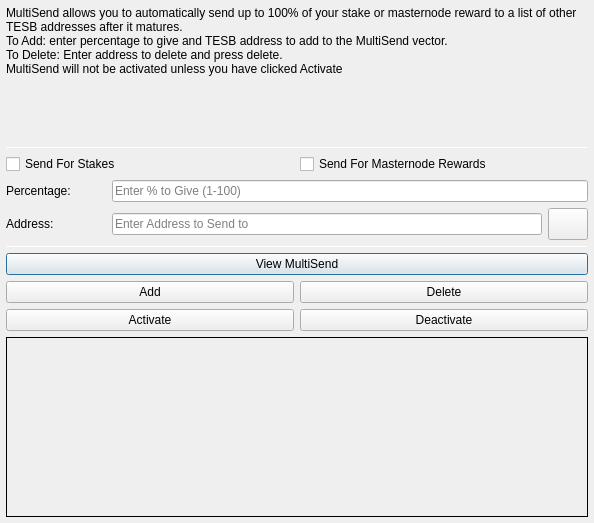
<?xml version="1.0" encoding="UTF-8"?>
<ui version="4.0">
 <class>MultiSendDialog</class>
 <widget class="QDialog" name="MultiSendDialog">
  <property name="windowModality">
   <enum>Qt::NonModal</enum>
  </property>
  <property name="geometry">
   <rect>
    <x>0</x>
    <y>0</y>
    <width>594</width>
    <height>523</height>
   </rect>
  </property>
  <property name="windowTitle">
   <string>MultiSend</string>
  </property>
  <layout class="QVBoxLayout" name="verticalLayout" stretch="0">
   <property name="leftMargin">
    <number>6</number>
   </property>
   <property name="topMargin">
    <number>6</number>
   </property>
   <property name="rightMargin">
    <number>6</number>
   </property>
   <property name="bottomMargin">
    <number>6</number>
   </property>
   <item>
    <layout class="QVBoxLayout" name="verticalLayout_Main" stretch="1,1,1,1,1,1">
     <item>
      <widget class="QLabel" name="label_2">
       <property name="lineWidth">
        <number>1</number>
       </property>
       <property name="text">
        <string>MultiSend allows you to automatically send up to 100% of your stake or masternode reward to a list of other TESB addresses after it matures.
To Add: enter percentage to give and TESB address to add to the MultiSend vector.
To Delete: Enter address to delete and press delete.
MultiSend will not be activated unless you have clicked Activate</string>
       </property>
       <property name="alignment">
        <set>Qt::AlignLeading|Qt::AlignLeft|Qt::AlignTop</set>
       </property>
       <property name="wordWrap">
        <bool>true</bool>
       </property>
      </widget>
     </item>
     <item>
      <widget class="Line" name="line">
       <property name="minimumSize">
        <size>
         <width>0</width>
         <height>1</height>
        </size>
       </property>
       <property name="maximumSize">
        <size>
         <width>16777215</width>
         <height>1</height>
        </size>
       </property>
       <property name="orientation">
        <enum>Qt::Horizontal</enum>
       </property>
      </widget>
     </item>
     <item>
      <layout class="QVBoxLayout" name="verticalLayout_Settings">
       <item>
        <layout class="QHBoxLayout" name="horizontalLayout">
         <item>
          <widget class="QCheckBox" name="multiSendStakeCheckBox">
           <property name="text">
            <string>Send For Stakes</string>
           </property>
          </widget>
         </item>
         <item>
          <widget class="QCheckBox" name="multiSendMasternodeCheckBox">
           <property name="text">
            <string>Send For Masternode Rewards</string>
           </property>
          </widget>
         </item>
        </layout>
       </item>
       <item>
        <layout class="QHBoxLayout" name="horizontalLayout_6">
         <item>
          <widget class="QLabel" name="label">
           <property name="minimumSize">
            <size>
             <width>100</width>
             <height>0</height>
            </size>
           </property>
           <property name="toolTip">
            <string>Percentage of stake to send</string>
           </property>
           <property name="text">
            <string>Percentage:</string>
           </property>
          </widget>
         </item>
         <item>
          <widget class="QLineEdit" name="multiSendPercentEdit">
           <property name="toolTip">
            <string>Enter whole numbers 1 - 100</string>
           </property>
           <property name="placeholderText">
            <string>Enter % to Give (1-100)</string>
           </property>
          </widget>
         </item>
        </layout>
       </item>
       <item>
        <layout class="QHBoxLayout" name="horizontalLayout_7">
         <item>
          <widget class="QLabel" name="label_5">
           <property name="minimumSize">
            <size>
             <width>100</width>
             <height>0</height>
            </size>
           </property>
           <property name="toolTip">
            <string>Address to send portion of stake to</string>
           </property>
           <property name="text">
            <string>Address:</string>
           </property>
          </widget>
         </item>
         <item>
          <widget class="QLineEdit" name="multiSendAddressEdit">
           <property name="toolTip">
            <string/>
           </property>
           <property name="placeholderText">
            <string>Enter Address to Send to</string>
           </property>
          </widget>
         </item>
         <item>
          <widget class="QPushButton" name="addressBookButton">
           <property name="maximumSize">
            <size>
             <width>16777215</width>
             <height>32</height>
            </size>
           </property>
           <property name="toolTip">
            <string>Choose an address from the address book</string>
           </property>
           <property name="text">
            <string/>
           </property>
           <property name="icon">
            <iconset resource="../teshub.qrc">
             <normaloff>:/icons/address-book</normaloff>:/icons/address-book</iconset>
           </property>
           <property name="shortcut">
            <string>Alt+A</string>
           </property>
           <property name="autoDefault">
            <bool>false</bool>
           </property>
          </widget>
         </item>
        </layout>
       </item>
      </layout>
     </item>
     <item>
      <widget class="Line" name="line_2">
       <property name="minimumSize">
        <size>
         <width>0</width>
         <height>1</height>
        </size>
       </property>
       <property name="maximumSize">
        <size>
         <width>16777215</width>
         <height>1</height>
        </size>
       </property>
       <property name="orientation">
        <enum>Qt::Horizontal</enum>
       </property>
      </widget>
     </item>
     <item>
      <layout class="QVBoxLayout" name="verticalLayout_Buttons">
       <item>
        <layout class="QHBoxLayout" name="horizontalLayout_4">
         <item>
          <widget class="QPushButton" name="viewButton">
           <property name="toolTip">
            <string/>
           </property>
           <property name="statusTip">
            <string>View MultiSend Vector</string>
           </property>
           <property name="text">
            <string>View MultiSend</string>
           </property>
          </widget>
         </item>
        </layout>
       </item>
       <item>
        <layout class="QHBoxLayout" name="horizontalLayout_2">
         <item>
          <widget class="QPushButton" name="addButton">
           <property name="toolTip">
            <string/>
           </property>
           <property name="statusTip">
            <string>Add to MultiSend Vector</string>
           </property>
           <property name="text">
            <string>Add</string>
           </property>
          </widget>
         </item>
         <item>
          <widget class="QPushButton" name="deleteButton">
           <property name="toolTip">
            <string/>
           </property>
           <property name="statusTip">
            <string>Delete Address From MultiSend Vector</string>
           </property>
           <property name="text">
            <string>Delete</string>
           </property>
          </widget>
         </item>
        </layout>
       </item>
       <item>
        <layout class="QHBoxLayout" name="horizontalLayout_5">
         <item>
          <widget class="QPushButton" name="activateButton">
           <property name="statusTip">
            <string>Activate MultiSend</string>
           </property>
           <property name="text">
            <string>Activate</string>
           </property>
          </widget>
         </item>
         <item>
          <widget class="QPushButton" name="disableButton">
           <property name="statusTip">
            <string>Deactivate MultiSend</string>
           </property>
           <property name="text">
            <string>Deactivate</string>
           </property>
          </widget>
         </item>
        </layout>
       </item>
      </layout>
     </item>
     <item>
      <widget class="QLabel" name="message">
       <property name="minimumSize">
        <size>
         <width>0</width>
         <height>180</height>
        </size>
       </property>
       <property name="frameShape">
        <enum>QFrame::Panel</enum>
       </property>
       <property name="frameShadow">
        <enum>QFrame::Plain</enum>
       </property>
       <property name="lineWidth">
        <number>1</number>
       </property>
       <property name="midLineWidth">
        <number>1</number>
       </property>
       <property name="text">
        <string/>
       </property>
       <property name="alignment">
        <set>Qt::AlignLeading|Qt::AlignLeft|Qt::AlignTop</set>
       </property>
       <property name="wordWrap">
        <bool>true</bool>
       </property>
      </widget>
     </item>
    </layout>
   </item>
  </layout>
 </widget>
 <resources>
  <include location="../teshub.qrc"/>
 </resources>
 <connections/>
</ui>
